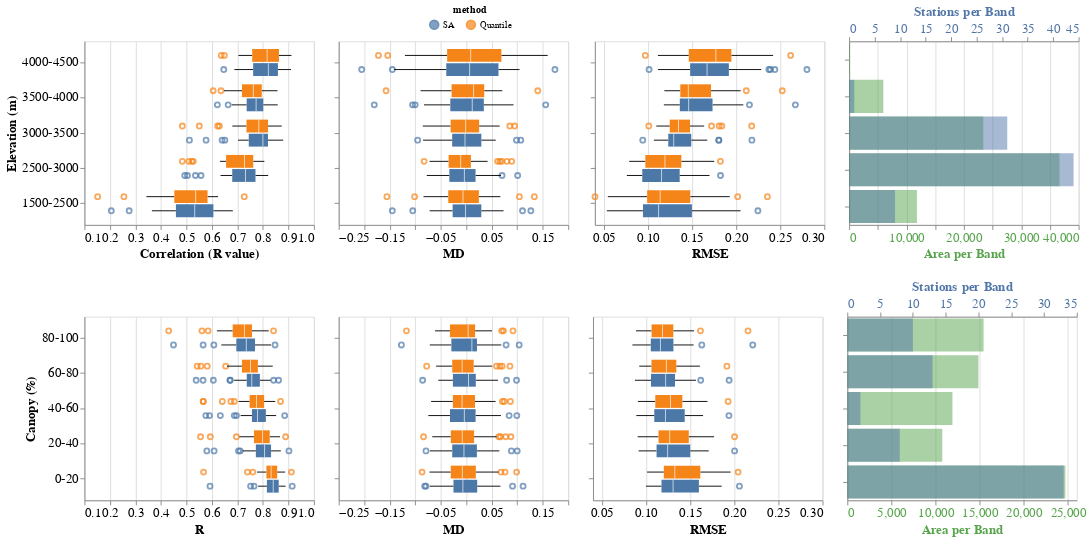

The notebook cell saved with this chart:
### Code cell
r_chart = alt.Chart(metrics_elev).mark_boxplot(extent=1).encode(
    alt.X("R:Q", title='Correlation (R value)').scale(zero=False).axis(labelFontSize=14, titleFontSize=14),
    alt.Y("elevation_band:O", sort=['SA','Quantile'], scale=alt.Scale(reverse=True), axis=alt.Axis(title='Elevation (m)',labelFontSize=14, titleFontSize=14)),
    alt.Color("method", sort=['SA','Quantile']),
    yOffset=alt.YOffset('method:N')   #, scale=alt.Scale(domain=(10000,0))
).properties(
    width=250,
    height=200
    )

md_chart = alt.Chart(metrics_elev).mark_boxplot(extent=1).encode(
    alt.X("MD:Q").scale(zero=False).axis(labelFontSize=14, titleFontSize=14),
    alt.Y("elevation_band:O", sort=['SA','Quantile'], scale=alt.Scale(reverse=True), axis=alt.Axis(labels=False, title=None,labelFontSize=14, titleFontSize=14)),
    alt.Color("method", sort=['SA','Quantile']),
    yOffset=alt.YOffset('method:N')
).properties(
    width=250,
    height=200
    )

rmse_chart = alt.Chart(metrics_elev).mark_boxplot(extent=1).encode(
    alt.X("RMSE:Q").scale(zero=False).axis(labelFontSize=14, titleFontSize=14),
    alt.Y("elevation_band:O", sort=['SA','Quantile'], scale=alt.Scale(reverse=True), axis=alt.Axis(labels=False, title=None,labelFontSize=14, titleFontSize=14)),
    alt.Color("method", sort=['SA','Quantile'], legend=alt.Legend(
        orient='none',
        legendX=375, legendY=-40,
        direction='horizontal',
        titleAnchor='middle')),
    yOffset=alt.YOffset('method:N')
).properties(
    width=250,
    height=200
    )

elev_base = alt.Chart(area_by_elev).encode(
    alt.Y("elevation_band:O", scale=alt.Scale(reverse=True), axis=alt.Axis(labels=False, title=None,labelFontSize=14, titleFontSize=14))
)

elev_area = elev_base.mark_bar(color='#57A44C', opacity=0.5).encode(
    alt.X('area_per_band').axis(title='Area per Band', titleColor='#57A44C', labelColor='#57A44C',labelFontSize=14, titleFontSize=14) #
)

elev_stations = elev_base.mark_bar(color='#5276A7', interpolate='monotone', opacity=0.5).encode(
    alt.X('stations_per_band').axis(title='Stations per Band', titleColor='#5276A7', labelColor='#5276A7',labelFontSize=14, titleFontSize=14)
)

elev_chart = alt.layer(elev_area, elev_stations).resolve_scale(
    x='independent'
).properties(
    width=250,
    height=200
    )

# elev_chart = alt.Chart(area_by_elev).mark_bar().encode(
#     alt.Y("elevation_band:O", scale=alt.Scale(reverse=True), axis=alt.Axis(labels=False, title=None)),
#     alt.X('area_per_band', axis=alt.Axis(title ='Area in Each Band')),
#     color=alt.value('grey')
# ).properties(
#     width=250,
#     height=200
#     )

# text_elev = elev_chart.mark_text(baseline="middle").encode(
#     text = "stations_per_band:Q",
#     color = alt.value('black')
# )

# Canopy plot:
r_canopy = alt.Chart(metrics_canopy).mark_boxplot(extent=1).encode(
    alt.X("R:Q", scale=alt.Scale(domain=[0.1, 1.0])).axis(labelFontSize=14, titleFontSize=14),
    alt.Y("canopy_band:O", sort=['SA','Quantile'], scale=alt.Scale(reverse=True), axis=alt.Axis(title='Canopy (%)',labelFontSize=14, titleFontSize=14)),
    alt.Color("method", sort=['SA','Quantile']),
    yOffset=alt.YOffset('method:N')   #, scale=alt.Scale(domain=(10000,0))
).properties(
    width=250,
    height=200
    )

md_canopy = alt.Chart(metrics_canopy).mark_boxplot(extent=1).encode(
    alt.X("MD:Q", scale=alt.Scale(domain=[-0.25, 0.2])).axis(labelFontSize=14, titleFontSize=14),
    alt.Y("canopy_band:O", sort=['SA','Quantile'], scale=alt.Scale(reverse=True), axis=alt.Axis(labels=False, title=None,labelFontSize=14, titleFontSize=14)),
    alt.Color("method", sort=['SA','Quantile']),
    yOffset=alt.YOffset('method:N')
).properties(
    width=250,
    height=200
    )

rmse_canopy = alt.Chart(metrics_canopy).mark_boxplot(extent=1).encode(
    alt.X("RMSE:Q", scale=alt.Scale(domain=[0.04, 0.3])).axis(labelFontSize=14, titleFontSize=14),
    alt.Y("canopy_band:O", scale=alt.Scale(reverse=True), axis=alt.Axis(labels=False, title=None,labelFontSize=14, titleFontSize=14), sort=['SA','Quantile']),
    alt.Color("method", sort=['SA','Quantile'], legend=alt.Legend(
        orient='none',
        legendX=375, legendY=-40,
        direction='horizontal',
        titleAnchor='middle')),
    yOffset=alt.YOffset('method:N')
).properties(
    width=250,
    height=200
)

canopy_base = alt.Chart(area_by_canopy).encode(
    alt.Y("canopy_band:O", scale=alt.Scale(reverse=True), axis=alt.Axis(labels=False, title=None,labelFontSize=14, titleFontSize=14))
)

canopy_area = canopy_base.mark_bar(color='#57A44C', opacity=0.5).encode(
    alt.X('area_per_band').axis(title='Area per Band', titleColor='#57A44C', labelColor='#57A44C',labelFontSize=14, titleFontSize=14) #
)

canopy_stations = canopy_base.mark_bar(color='#5276A7', interpolate='monotone', opacity=0.5).encode(
    alt.X('stations_per_band').axis(title='Stations per Band', titleColor='#5276A7', labelColor='#5276A7',labelFontSize=14, titleFontSize=14)
)

canopy_chart = alt.layer(canopy_area, canopy_stations).resolve_scale(
    x='independent'
).properties(
    width=250,
    height=200
    )

# canopy_chart = alt.Chart(area_by_canopy).mark_bar().encode(
#     alt.Y("canopy_band:O", scale=alt.Scale(reverse=True), axis=alt.Axis(labels=False, title=None)),
#     alt.X('area_per_band', axis=alt.Axis(title='Area in Each Band')),
#     color=alt.value('grey')
# ).properties(
#     width=250,
#     height=200
#     )

concat = alt.vconcat(alt.hconcat(r_chart, md_chart, rmse_chart, elev_chart), alt.hconcat(r_canopy, md_canopy, rmse_canopy, canopy_chart))
concat

### Figure 1 — Vega-Lite specification as saved in the notebook (floating-point values rounded to 4 significant figures; data arrays with more than 128 entries replaced by an {"elided": "..."} marker saying what was removed)
{"config": {"view": {"continuousWidth": 300, "continuousHeight": 300}}, "vconcat": [{"hconcat": [{"data": {"name": "data-4e61488af318d11684e141d9a4c883b6"}, "mark": {"type": "boxplot", "extent": 1}, "encoding": {"color": {"field": "method", "sort": ["SA", "Quantile"], "type": "nominal"}, "x": {"axis": {"labelFontSize": 14, "titleFontSize": 14}, "field": "R", "scale": {"zero": false}, "title": "Correlation (R value)", "type": "quantitative"}, "y": {"axis": {"labelFontSize": 14, "title": "Elevation (m)", "titleFontSize": 14}, "field": "elevation_band", "scale": {"reverse": true}, "sort": ["SA", "Quantile"], "type": "ordinal"}, "yOffset": {"field": "method", "type": "nominal"}}, "height": 200, "width": 250}, {"data": {"name": "data-4e61488af318d11684e141d9a4c883b6"}, "mark": {"type": "boxplot", "extent": 1}, "encoding": {"color": {"field": "method", "sort": ["SA", "Quantile"], "type": "nominal"}, "x": {"axis": {"labelFontSize": 14, "titleFontSize": 14}, "field": "MD", "scale": {"zero": false}, "type": "quantitative"}, "y": {"axis": {"labelFontSize": 14, "labels": false, "title": null, "titleFontSize": 14}, "field": "elevation_band", "scale": {"reverse": true}, "sort": ["SA", "Quantile"], "type": "ordinal"}, "yOffset": {"field": "method", "type": "nominal"}}, "height": 200, "width": 250}, {"data": {"name": "data-4e61488af318d11684e141d9a4c883b6"}, "mark": {"type": "boxplot", "extent": 1}, "encoding": {"color": {"field": "method", "legend": {"direction": "horizontal", "legendX": 375, "legendY": -40, "orient": "none", "titleAnchor": "middle"}, "sort": ["SA", "Quantile"], "type": "nominal"}, "x": {"axis": {"labelFontSize": 14, "titleFontSize": 14}, "field": "RMSE", "scale": {"zero": false}, "type": "quantitative"}, "y": {"axis": {"labelFontSize": 14, "labels": false, "title": null, "titleFontSize": 14}, "field": "elevation_band", "scale": {"reverse": true}, "sort": ["SA", "Quantile"], "type": "ordinal"}, "yOffset": {"field": "method", "type": "nominal"}}, "height": 200, "width": 250}, {"layer": [{"mark": {"type": "bar", "color": "#57A44C", "opacity": 0.5}, "encoding": {"x": {"axis": {"title": "Area per Band", "titleColor": "#57A44C", "labelColor": "#57A44C", "labelFontSize": 14, "titleFontSize": 14}, "field": "area_per_band", "type": "quantitative"}, "y": {"axis": {"labelFontSize": 14, "labels": false, "title": null, "titleFontSize": 14}, "field": "elevation_band", "scale": {"reverse": true}, "type": "ordinal"}}}, {"mark": {"type": "bar", "color": "#5276A7", "interpolate": "monotone", "opacity": 0.5}, "encoding": {"x": {"axis": {"title": "Stations per Band", "titleColor": "#5276A7", "labelColor": "#5276A7", "labelFontSize": 14, "titleFontSize": 14}, "field": "stations_per_band", "type": "quantitative"}, "y": {"axis": {"labelFontSize": 14, "labels": false, "title": null, "titleFontSize": 14}, "field": "elevation_band", "scale": {"reverse": true}, "type": "ordinal"}}}], "data": {"name": "data-4762866f3fca0020559b354fd3651471"}, "height": 200, "resolve": {"scale": {"x": "independent"}}, "width": 250}]}, {"hconcat": [{"data": {"name": "data-aca62c6cbd045d5a28182f0442527dc6"}, "mark": {"type": "boxplot", "extent": 1}, "encoding": {"color": {"field": "method", "sort": ["SA", "Quantile"], "type": "nominal"}, "x": {"axis": {"labelFontSize": 14, "titleFontSize": 14}, "field": "R", "scale": {"domain": [0.1, 1.0]}, "type": "quantitative"}, "y": {"axis": {"labelFontSize": 14, "title": "Canopy (%)", "titleFontSize": 14}, "field": "canopy_band", "scale": {"reverse": true}, "sort": ["SA", "Quantile"], "type": "ordinal"}, "yOffset": {"field": "method", "type": "nominal"}}, "height": 200, "width": 250}, {"data": {"name": "data-aca62c6cbd045d5a28182f0442527dc6"}, "mark": {"type": "boxplot", "extent": 1}, "encoding": {"color": {"field": "method", "sort": ["SA", "Quantile"], "type": "nominal"}, "x": {"axis": {"labelFontSize": 14, "titleFontSize": 14}, "field": "MD", "scale": {"domain": [-0.25, 0.2]}, "type": "quantitative"}, "y": {"axis": {"labelFontSize": 14, "labels": false, "title": null, "titleFontSize": 14}, "field": "canopy_band", "scale": {"reverse": true}, "sort": ["SA", "Quantile"], "type": "ordinal"}, "yOffset": {"field": "method", "type": "nominal"}}, "height": 200, "width": 250}, {"data": {"name": "data-aca62c6cbd045d5a28182f0442527dc6"}, "mark": {"type": "boxplot", "extent": 1}, "encoding": {"color": {"field": "method", "legend": {"direction": "horizontal", "legendX": 375, "legendY": -40, "orient": "none", "titleAnchor": "middle"}, "sort": ["SA", "Quantile"], "type": "nominal"}, "x": {"axis": {"labelFontSize": 14, "titleFontSize": 14}, "field": "RMSE", "scale": {"domain": [0.04, 0.3]}, "type": "quantitative"}, "y": {"axis": {"labelFontSize": 14, "labels": false, "title": null, "titleFontSize": 14}, "field": "canopy_band", "scale": {"reverse": true}, "sort": ["SA", "Quantile"], "type": "ordinal"}, "yOffset": {"field": "method", "type": "nominal"}}, "height": 200, "width": 250}, {"layer": [{"mark": {"type": "bar", "color": "#57A44C", "opacity": 0.5}, "encoding": {"x": {"axis": {"title": "Area per Band", "titleColor": "#57A44C", "labelColor": "#57A44C", "labelFontSize": 14, "titleFontSize": 14}, "field": "area_per_band", "type": "quantitative"}, "y": {"axis": {"labelFontSize": 14, "labels": false, "title": null, "titleFontSize": 14}, "field": "canopy_band", "scale": {"reverse": true}, "type": "ordinal"}}}, {"mark": {"type": "bar", "color": "#5276A7", "interpolate": "monotone", "opacity": 0.5}, "encoding": {"x": {"axis": {"title": "Stations per Band", "titleColor": "#5276A7", "labelColor": "#5276A7", "labelFontSize": 14, "titleFontSize": 14}, "field": "stations_per_band", "type": "quantitative"}, "y": {"axis": {"labelFontSize": 14, "labels": false, "title": null, "titleFontSize": 14}, "field": "canopy_band", "scale": {"reverse": true}, "type": "ordinal"}}}], "data": {"name": "data-17ff9bdd78ef427eff0c5e4718b3ab12"}, "height": 200, "resolve": {"scale": {"x": "independent"}}, "width": 250}]}], "$schema": "https://vega.github.io/schema/vega-lite/v5.20.1.json", "datasets": {"data-4e61488af318d11684e141d9a4c883b6": {"elided": "320 records"}, "data-4762866f3fca0020559b354fd3651471": [{"elevation_band": [1500, 2500], "area_per_band": 11810.0, "stations_per_band": 9}, {"elevation_band": [2500, 3000], "area_per_band": 36660.0, "stations_per_band": 44}, {"elevation_band": [3000, 3500], "area_per_band": 23380.0, "stations_per_band": 31}, {"elevation_band": [3500, 4000], "area_per_band": 5954.0, "stations_per_band": 1}, {"elevation_band": [4000, 4500], "area_per_band": 134.2, "stations_per_band": 0}], "data-aca62c6cbd045d5a28182f0442527dc6": {"elided": "320 records"}, "data-17ff9bdd78ef427eff0c5e4718b3ab12": [{"canopy_band": [0, 20], "area_per_band": 24700.0, "stations_per_band": 33}, {"canopy_band": [20, 40], "area_per_band": 10760.0, "stations_per_band": 8}, {"canopy_band": [40, 60], "area_per_band": 11910.0, "stations_per_band": 2}, {"canopy_band": [60, 80], "area_per_band": 14850.0, "stations_per_band": 13}, {"canopy_band": [80, 100], "area_per_band": 15440.0, "stations_per_band": 10}]}}
